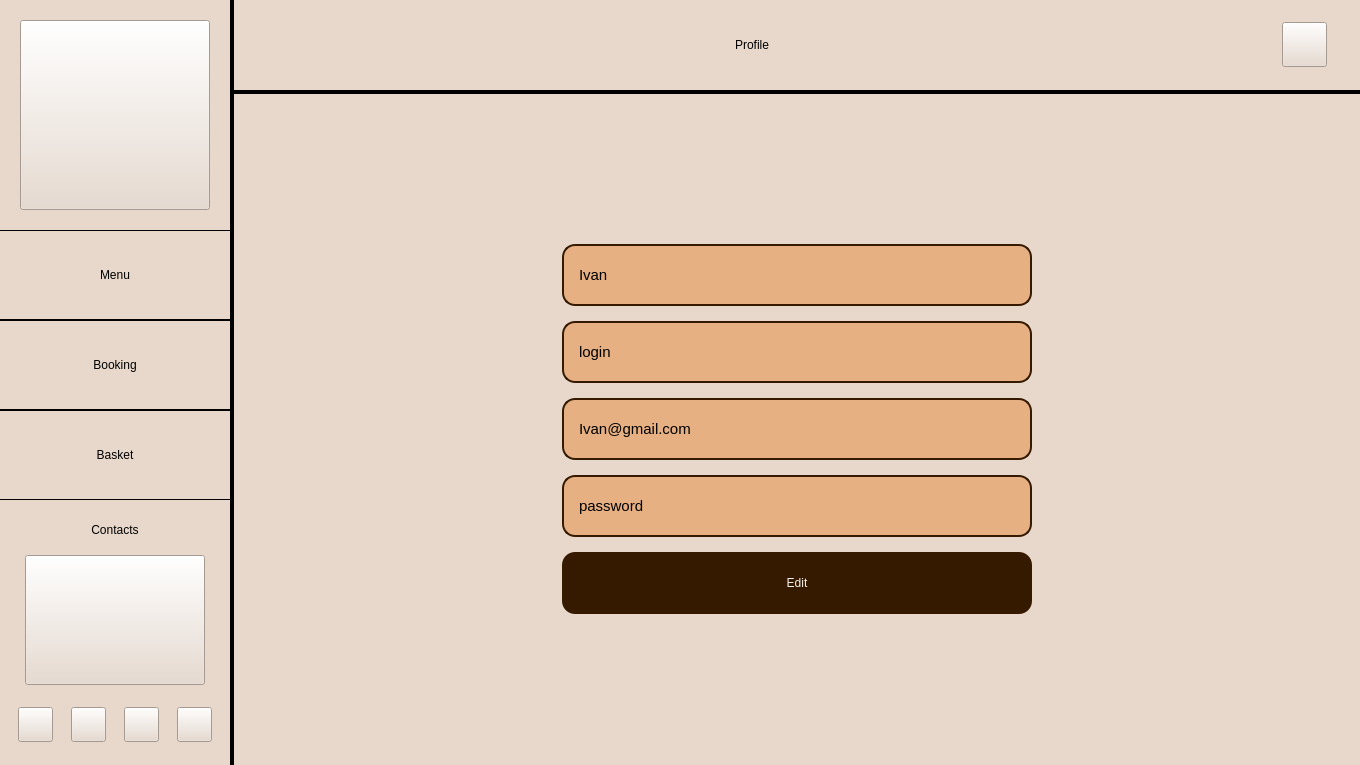
<?xml version="1.0" encoding="UTF-8"?>
<ui version="4.0">
 <class>ProfileWindow</class>
 <widget class="QMainWindow" name="ProfileWindow">
  <property name="geometry">
   <rect>
    <x>0</x>
    <y>0</y>
    <width>1360</width>
    <height>765</height>
   </rect>
  </property>
  <property name="sizePolicy">
   <sizepolicy hsizetype="Minimum" vsizetype="Preferred">
    <horstretch>0</horstretch>
    <verstretch>0</verstretch>
   </sizepolicy>
  </property>
  <property name="minimumSize">
   <size>
    <width>800</width>
    <height>445</height>
   </size>
  </property>
  <property name="maximumSize">
   <size>
    <width>15360</width>
    <height>8640</height>
   </size>
  </property>
  <property name="sizeIncrement">
   <size>
    <width>0</width>
    <height>0</height>
   </size>
  </property>
  <property name="windowTitle">
   <string>OurCafe</string>
  </property>
  <property name="styleSheet">
   <string notr="true">background-color: #E7D8CB;
color: #000000;</string>
  </property>
  <widget class="QWidget" name="Window">
   <property name="sizePolicy">
    <sizepolicy hsizetype="Fixed" vsizetype="Preferred">
     <horstretch>0</horstretch>
     <verstretch>0</verstretch>
    </sizepolicy>
   </property>
   <layout class="QHBoxLayout" name="Window_horizontalLayout">
    <property name="spacing">
     <number>0</number>
    </property>
    <property name="leftMargin">
     <number>0</number>
    </property>
    <property name="topMargin">
     <number>0</number>
    </property>
    <property name="rightMargin">
     <number>0</number>
    </property>
    <property name="bottomMargin">
     <number>0</number>
    </property>
    <item>
     <widget class="QWidget" name="Sidebar" native="true">
      <property name="enabled">
       <bool>true</bool>
      </property>
      <property name="sizePolicy">
       <sizepolicy hsizetype="Fixed" vsizetype="Preferred">
        <horstretch>230</horstretch>
        <verstretch>0</verstretch>
       </sizepolicy>
      </property>
      <property name="minimumSize">
       <size>
        <width>230</width>
        <height>0</height>
       </size>
      </property>
      <property name="maximumSize">
       <size>
        <width>230</width>
        <height>16777215</height>
       </size>
      </property>
      <property name="baseSize">
       <size>
        <width>230</width>
        <height>0</height>
       </size>
      </property>
      <property name="styleSheet">
       <string notr="true">font: 700 40px</string>
      </property>
      <layout class="QVBoxLayout" name="Sidebar_verticalLayout">
       <property name="spacing">
        <number>0</number>
       </property>
       <property name="sizeConstraint">
        <enum>QLayout::SetMinimumSize</enum>
       </property>
       <property name="leftMargin">
        <number>0</number>
       </property>
       <property name="topMargin">
        <number>20</number>
       </property>
       <property name="rightMargin">
        <number>0</number>
       </property>
       <property name="bottomMargin">
        <number>20</number>
       </property>
       <item>
        <widget class="QWidget" name="MainLogoWrapper" native="true">
         <property name="sizePolicy">
          <sizepolicy hsizetype="Fixed" vsizetype="Fixed">
           <horstretch>0</horstretch>
           <verstretch>0</verstretch>
          </sizepolicy>
         </property>
         <property name="minimumSize">
          <size>
           <width>190</width>
           <height>190</height>
          </size>
         </property>
         <property name="maximumSize">
          <size>
           <width>256</width>
           <height>256</height>
          </size>
         </property>
         <layout class="QHBoxLayout" name="MainLogoWrapper_horizontalLayout">
          <property name="spacing">
           <number>0</number>
          </property>
          <property name="sizeConstraint">
           <enum>QLayout::SetDefaultConstraint</enum>
          </property>
          <property name="leftMargin">
           <number>0</number>
          </property>
          <property name="topMargin">
           <number>0</number>
          </property>
          <property name="rightMargin">
           <number>0</number>
          </property>
          <property name="bottomMargin">
           <number>0</number>
          </property>
          <item>
           <widget class="QPushButton" name="MainLogo">
            <property name="sizePolicy">
             <sizepolicy hsizetype="Fixed" vsizetype="Fixed">
              <horstretch>0</horstretch>
              <verstretch>0</verstretch>
             </sizepolicy>
            </property>
            <property name="minimumSize">
             <size>
              <width>190</width>
              <height>190</height>
             </size>
            </property>
            <property name="maximumSize">
             <size>
              <width>190</width>
              <height>190</height>
             </size>
            </property>
            <property name="cursor">
             <cursorShape>PointingHandCursor</cursorShape>
            </property>
            <property name="styleSheet">
             <string notr="true">border-image: url(:/resources/resources/MainLogo.png) 0 stretch stretch;</string>
            </property>
            <property name="text">
             <string/>
            </property>
           </widget>
          </item>
         </layout>
        </widget>
       </item>
       <item>
        <spacer name="Sidebar_verticalSpacer_3">
         <property name="orientation">
          <enum>Qt::Vertical</enum>
         </property>
         <property name="sizeType">
          <enum>QSizePolicy::Maximum</enum>
         </property>
         <property name="sizeHint" stdset="0">
          <size>
           <width>45</width>
           <height>20</height>
          </size>
         </property>
        </spacer>
       </item>
       <item>
        <widget class="QPushButton" name="MenuButton">
         <property name="minimumSize">
          <size>
           <width>0</width>
           <height>90</height>
          </size>
         </property>
         <property name="baseSize">
          <size>
           <width>0</width>
           <height>0</height>
          </size>
         </property>
         <property name="cursor">
          <cursorShape>PointingHandCursor</cursorShape>
         </property>
         <property name="styleSheet">
          <string notr="true">QPushButton {
	
	border-top: 1px solid black;
	border-bottom: 1px solid black;
}
QPushButton:hover {
	color: #ffffff;
	background-color: #E59C59;
}</string>
         </property>
         <property name="text">
          <string>Menu</string>
         </property>
        </widget>
       </item>
       <item>
        <widget class="QPushButton" name="BookingButton">
         <property name="minimumSize">
          <size>
           <width>0</width>
           <height>90</height>
          </size>
         </property>
         <property name="baseSize">
          <size>
           <width>0</width>
           <height>0</height>
          </size>
         </property>
         <property name="cursor">
          <cursorShape>PointingHandCursor</cursorShape>
         </property>
         <property name="styleSheet">
          <string>QPushButton {
	
	border-top: 1px solid black;
	border-bottom: 1px solid black;
}
QPushButton:hover {
	color: #ffffff;
	background-color: #E59C59;
}</string>
         </property>
         <property name="text">
          <string>Booking</string>
         </property>
        </widget>
       </item>
       <item>
        <widget class="QPushButton" name="BasketButton">
         <property name="minimumSize">
          <size>
           <width>0</width>
           <height>90</height>
          </size>
         </property>
         <property name="baseSize">
          <size>
           <width>0</width>
           <height>0</height>
          </size>
         </property>
         <property name="cursor">
          <cursorShape>PointingHandCursor</cursorShape>
         </property>
         <property name="styleSheet">
          <string notr="true">QPushButton {
	
	border-top: 1px solid black;
	border-bottom: 1px solid black;
}
QPushButton:hover {
	color: #ffffff;
	background-color: #E59C59;
}</string>
         </property>
         <property name="text">
          <string>Basket</string>
         </property>
        </widget>
       </item>
       <item>
        <spacer name="Sidebar_verticalSpacer">
         <property name="orientation">
          <enum>Qt::Vertical</enum>
         </property>
         <property name="sizeType">
          <enum>QSizePolicy::Expanding</enum>
         </property>
         <property name="sizeHint" stdset="0">
          <size>
           <width>45</width>
           <height>10</height>
          </size>
         </property>
        </spacer>
       </item>
       <item>
        <widget class="QLabel" name="ContactsHeader">
         <property name="sizePolicy">
          <sizepolicy hsizetype="Preferred" vsizetype="Fixed">
           <horstretch>0</horstretch>
           <verstretch>0</verstretch>
          </sizepolicy>
         </property>
         <property name="minimumSize">
          <size>
           <width>0</width>
           <height>20</height>
          </size>
         </property>
         <property name="maximumSize">
          <size>
           <width>16777215</width>
           <height>40</height>
          </size>
         </property>
         <property name="styleSheet">
          <string notr="true">font: 700 26px;</string>
         </property>
         <property name="text">
          <string>Contacts</string>
         </property>
         <property name="alignment">
          <set>Qt::AlignCenter</set>
         </property>
         <property name="indent">
          <number>0</number>
         </property>
        </widget>
       </item>
       <item>
        <spacer name="Sidebar_verticalSpacer_4">
         <property name="orientation">
          <enum>Qt::Vertical</enum>
         </property>
         <property name="sizeType">
          <enum>QSizePolicy::Fixed</enum>
         </property>
         <property name="sizeHint" stdset="0">
          <size>
           <width>45</width>
           <height>15</height>
          </size>
         </property>
        </spacer>
       </item>
       <item>
        <widget class="QWidget" name="ContactsTextWrapper" native="true">
         <layout class="QHBoxLayout" name="ContactsTextWrapper_horizontalLayout_2">
          <property name="spacing">
           <number>0</number>
          </property>
          <property name="topMargin">
           <number>0</number>
          </property>
          <property name="bottomMargin">
           <number>0</number>
          </property>
          <item>
           <widget class="QPushButton" name="ContactsText">
            <property name="sizePolicy">
             <sizepolicy hsizetype="Fixed" vsizetype="Fixed">
              <horstretch>0</horstretch>
              <verstretch>0</verstretch>
             </sizepolicy>
            </property>
            <property name="minimumSize">
             <size>
              <width>180</width>
              <height>130</height>
             </size>
            </property>
            <property name="cursor">
             <cursorShape>PointingHandCursor</cursorShape>
            </property>
            <property name="styleSheet">
             <string notr="true">border-image: url(:/resources/resources/About_text.png) 0;</string>
            </property>
            <property name="text">
             <string/>
            </property>
           </widget>
          </item>
         </layout>
        </widget>
       </item>
       <item>
        <spacer name="Sidebar_verticalSpacer_2">
         <property name="orientation">
          <enum>Qt::Vertical</enum>
         </property>
         <property name="sizeType">
          <enum>QSizePolicy::Fixed</enum>
         </property>
         <property name="sizeHint" stdset="0">
          <size>
           <width>45</width>
           <height>20</height>
          </size>
         </property>
        </spacer>
       </item>
       <item>
        <widget class="QWidget" name="Social" native="true">
         <property name="sizePolicy">
          <sizepolicy hsizetype="Preferred" vsizetype="Fixed">
           <horstretch>0</horstretch>
           <verstretch>0</verstretch>
          </sizepolicy>
         </property>
         <layout class="QHBoxLayout" name="Social_horizontalLayout">
          <property name="spacing">
           <number>0</number>
          </property>
          <property name="leftMargin">
           <number>0</number>
          </property>
          <property name="topMargin">
           <number>2</number>
          </property>
          <property name="rightMargin">
           <number>0</number>
          </property>
          <property name="bottomMargin">
           <number>3</number>
          </property>
          <item>
           <widget class="QPushButton" name="Telegram">
            <property name="sizePolicy">
             <sizepolicy hsizetype="Maximum" vsizetype="Preferred">
              <horstretch>0</horstretch>
              <verstretch>0</verstretch>
             </sizepolicy>
            </property>
            <property name="minimumSize">
             <size>
              <width>35</width>
              <height>35</height>
             </size>
            </property>
            <property name="maximumSize">
             <size>
              <width>35</width>
              <height>35</height>
             </size>
            </property>
            <property name="cursor">
             <cursorShape>PointingHandCursor</cursorShape>
            </property>
            <property name="styleSheet">
             <string notr="true">border-image: url(:/resources/resources/Telegram.png) 0 stretch stretch;</string>
            </property>
            <property name="text">
             <string/>
            </property>
           </widget>
          </item>
          <item>
           <widget class="QPushButton" name="VK">
            <property name="sizePolicy">
             <sizepolicy hsizetype="Maximum" vsizetype="Preferred">
              <horstretch>0</horstretch>
              <verstretch>0</verstretch>
             </sizepolicy>
            </property>
            <property name="minimumSize">
             <size>
              <width>35</width>
              <height>35</height>
             </size>
            </property>
            <property name="maximumSize">
             <size>
              <width>35</width>
              <height>35</height>
             </size>
            </property>
            <property name="cursor">
             <cursorShape>PointingHandCursor</cursorShape>
            </property>
            <property name="styleSheet">
             <string notr="true">border-image: url(:/resources/resources/VK.png) 0 stretch stretch;</string>
            </property>
            <property name="text">
             <string/>
            </property>
           </widget>
          </item>
          <item>
           <widget class="QPushButton" name="Instagram">
            <property name="sizePolicy">
             <sizepolicy hsizetype="Maximum" vsizetype="Preferred">
              <horstretch>0</horstretch>
              <verstretch>0</verstretch>
             </sizepolicy>
            </property>
            <property name="minimumSize">
             <size>
              <width>35</width>
              <height>35</height>
             </size>
            </property>
            <property name="maximumSize">
             <size>
              <width>35</width>
              <height>35</height>
             </size>
            </property>
            <property name="cursor">
             <cursorShape>PointingHandCursor</cursorShape>
            </property>
            <property name="styleSheet">
             <string notr="true">border-image: url(:/resources/resources/Instagram.png) 0 stretch stretch;</string>
            </property>
            <property name="text">
             <string/>
            </property>
           </widget>
          </item>
          <item>
           <widget class="QPushButton" name="Whatsapp">
            <property name="sizePolicy">
             <sizepolicy hsizetype="Maximum" vsizetype="Preferred">
              <horstretch>0</horstretch>
              <verstretch>0</verstretch>
             </sizepolicy>
            </property>
            <property name="minimumSize">
             <size>
              <width>35</width>
              <height>35</height>
             </size>
            </property>
            <property name="maximumSize">
             <size>
              <width>35</width>
              <height>35</height>
             </size>
            </property>
            <property name="cursor">
             <cursorShape>PointingHandCursor</cursorShape>
            </property>
            <property name="styleSheet">
             <string notr="true">border-image: url(:/resources/resources/Whatsapp.png) 0 stretch stretch;</string>
            </property>
            <property name="text">
             <string/>
            </property>
           </widget>
          </item>
         </layout>
        </widget>
       </item>
      </layout>
     </widget>
    </item>
    <item>
     <widget class="Line" name="Sidebar_line">
      <property name="sizePolicy">
       <sizepolicy hsizetype="Fixed" vsizetype="Preferred">
        <horstretch>0</horstretch>
        <verstretch>0</verstretch>
       </sizepolicy>
      </property>
      <property name="minimumSize">
       <size>
        <width>4</width>
        <height>0</height>
       </size>
      </property>
      <property name="maximumSize">
       <size>
        <width>4</width>
        <height>16777215</height>
       </size>
      </property>
      <property name="frameShadow">
       <enum>QFrame::Plain</enum>
      </property>
      <property name="lineWidth">
       <number>4</number>
      </property>
      <property name="orientation">
       <enum>Qt::Vertical</enum>
      </property>
     </widget>
    </item>
    <item>
     <widget class="QWidget" name="Content" native="true">
      <layout class="QVBoxLayout" name="Content_verticalLayout">
       <property name="spacing">
        <number>0</number>
       </property>
       <property name="leftMargin">
        <number>0</number>
       </property>
       <property name="topMargin">
        <number>0</number>
       </property>
       <property name="rightMargin">
        <number>0</number>
       </property>
       <property name="bottomMargin">
        <number>0</number>
       </property>
       <item>
        <widget class="QWidget" name="Header" native="true">
         <property name="sizePolicy">
          <sizepolicy hsizetype="Preferred" vsizetype="Fixed">
           <horstretch>0</horstretch>
           <verstretch>0</verstretch>
          </sizepolicy>
         </property>
         <property name="minimumSize">
          <size>
           <width>0</width>
           <height>90</height>
          </size>
         </property>
         <property name="maximumSize">
          <size>
           <width>16777215</width>
           <height>90</height>
          </size>
         </property>
         <property name="styleSheet">
          <string notr="true">font: 700 45px;</string>
         </property>
         <layout class="QHBoxLayout" name="Header_horizontalLayout">
          <property name="spacing">
           <number>0</number>
          </property>
          <property name="leftMargin">
           <number>0</number>
          </property>
          <property name="topMargin">
           <number>0</number>
          </property>
          <property name="rightMargin">
           <number>0</number>
          </property>
          <property name="bottomMargin">
           <number>0</number>
          </property>
          <item>
           <widget class="QLabel" name="Heading">
            <property name="sizePolicy">
             <sizepolicy hsizetype="Preferred" vsizetype="Preferred">
              <horstretch>0</horstretch>
              <verstretch>0</verstretch>
             </sizepolicy>
            </property>
            <property name="text">
             <string>Profile</string>
            </property>
            <property name="alignment">
             <set>Qt::AlignCenter</set>
            </property>
            <property name="indent">
             <number>0</number>
            </property>
           </widget>
          </item>
          <item>
           <widget class="QWidget" name="CartAccountBlock" native="true">
            <property name="sizePolicy">
             <sizepolicy hsizetype="Maximum" vsizetype="Preferred">
              <horstretch>0</horstretch>
              <verstretch>0</verstretch>
             </sizepolicy>
            </property>
            <property name="minimumSize">
             <size>
              <width>70</width>
              <height>0</height>
             </size>
            </property>
            <property name="maximumSize">
             <size>
              <width>70</width>
              <height>16777215</height>
             </size>
            </property>
            <layout class="QHBoxLayout" name="CartAccountBlock_horizontalLayout">
             <property name="spacing">
              <number>15</number>
             </property>
             <property name="leftMargin">
              <number>0</number>
             </property>
             <property name="topMargin">
              <number>0</number>
             </property>
             <property name="rightMargin">
              <number>0</number>
             </property>
             <property name="bottomMargin">
              <number>0</number>
             </property>
             <item>
              <widget class="QPushButton" name="AccountButton">
               <property name="sizePolicy">
                <sizepolicy hsizetype="Maximum" vsizetype="Maximum">
                 <horstretch>0</horstretch>
                 <verstretch>0</verstretch>
                </sizepolicy>
               </property>
               <property name="minimumSize">
                <size>
                 <width>45</width>
                 <height>45</height>
                </size>
               </property>
               <property name="maximumSize">
                <size>
                 <width>45</width>
                 <height>45</height>
                </size>
               </property>
               <property name="cursor">
                <cursorShape>PointingHandCursor</cursorShape>
               </property>
               <property name="styleSheet">
                <string notr="true">border-image: url(:/resources/resources/Account_profile.png) 0 stretch stretch;
</string>
               </property>
               <property name="text">
                <string/>
               </property>
              </widget>
             </item>
            </layout>
           </widget>
          </item>
          <item>
           <spacer name="horizontalSpacer">
            <property name="orientation">
             <enum>Qt::Horizontal</enum>
            </property>
            <property name="sizeType">
             <enum>QSizePolicy::Fixed</enum>
            </property>
            <property name="sizeHint" stdset="0">
             <size>
              <width>20</width>
              <height>20</height>
             </size>
            </property>
           </spacer>
          </item>
         </layout>
        </widget>
       </item>
       <item>
        <widget class="Line" name="Header_line">
         <property name="sizePolicy">
          <sizepolicy hsizetype="Minimum" vsizetype="Fixed">
           <horstretch>0</horstretch>
           <verstretch>0</verstretch>
          </sizepolicy>
         </property>
         <property name="minimumSize">
          <size>
           <width>0</width>
           <height>4</height>
          </size>
         </property>
         <property name="maximumSize">
          <size>
           <width>16777215</width>
           <height>4</height>
          </size>
         </property>
         <property name="frameShadow">
          <enum>QFrame::Plain</enum>
         </property>
         <property name="lineWidth">
          <number>4</number>
         </property>
         <property name="orientation">
          <enum>Qt::Horizontal</enum>
         </property>
        </widget>
       </item>
       <item>
        <widget class="QWidget" name="PageContent" native="true">
         <property name="sizePolicy">
          <sizepolicy hsizetype="Preferred" vsizetype="Preferred">
           <horstretch>0</horstretch>
           <verstretch>0</verstretch>
          </sizepolicy>
         </property>
         <property name="styleSheet">
          <string notr="true"/>
         </property>
         <layout class="QVBoxLayout" name="verticalLayout_2">
          <item>
           <widget class="QWidget" name="content" native="true">
            <property name="sizePolicy">
             <sizepolicy hsizetype="Preferred" vsizetype="Preferred">
              <horstretch>0</horstretch>
              <verstretch>0</verstretch>
             </sizepolicy>
            </property>
            <property name="styleSheet">
             <string notr="true"/>
            </property>
            <layout class="QVBoxLayout" name="verticalLayout">
             <item>
              <layout class="QVBoxLayout" name="layoutforcontent">
               <item>
                <widget class="QWidget" name="widget" native="true">
                 <property name="sizePolicy">
                  <sizepolicy hsizetype="Expanding" vsizetype="Expanding">
                   <horstretch>100</horstretch>
                   <verstretch>105</verstretch>
                  </sizepolicy>
                 </property>
                 <layout class="QHBoxLayout" name="horizontalLayout_3">
                  <item>
                   <spacer name="horizontalSpacer_1">
                    <property name="orientation">
                     <enum>Qt::Horizontal</enum>
                    </property>
                    <property name="sizeHint" stdset="0">
                     <size>
                      <width>40</width>
                      <height>20</height>
                     </size>
                    </property>
                   </spacer>
                  </item>
                  <item>
                   <widget class="QWidget" name="form" native="true">
                    <property name="sizePolicy">
                     <sizepolicy hsizetype="Fixed" vsizetype="Fixed">
                      <horstretch>100</horstretch>
                      <verstretch>100</verstretch>
                     </sizepolicy>
                    </property>
                    <property name="minimumSize">
                     <size>
                      <width>500</width>
                      <height>400</height>
                     </size>
                    </property>
                    <property name="styleSheet">
                     <string notr="true">border-top-left-radius: 13px;
border-top-right-radius: 13px;
border-bottom-left-radius: 13px;
border-bottom-right-radius: 13px;</string>
                    </property>
                    <layout class="QHBoxLayout" name="horizontalLayout_4" stretch="0">
                     <property name="spacing">
                      <number>22</number>
                     </property>
                     <property name="leftMargin">
                      <number>15</number>
                     </property>
                     <property name="topMargin">
                      <number>15</number>
                     </property>
                     <property name="rightMargin">
                      <number>15</number>
                     </property>
                     <property name="bottomMargin">
                      <number>15</number>
                     </property>
                     <item>
                      <layout class="QVBoxLayout" name="verticalLayout_5" stretch="0,0,0,0,0">
                       <property name="spacing">
                        <number>15</number>
                       </property>
                       <item>
                        <widget class="QLineEdit" name="name">
                         <property name="sizePolicy">
                          <sizepolicy hsizetype="Expanding" vsizetype="Expanding">
                           <horstretch>0</horstretch>
                           <verstretch>0</verstretch>
                          </sizepolicy>
                         </property>
                         <property name="styleSheet">
                          <string notr="true">font: 15px;
color: #000000;
border-style : Solid;
border-color : #351A00;
border-width : 2px;
background-color: #e6b083;
border-radius: 13px;
padding: 0 13px;</string>
                         </property>
                         <property name="text">
                          <string>Ivan</string>
                         </property>
                         <property name="placeholderText">
                          <string>What is your name?</string>
                         </property>
                        </widget>
                       </item>
                       <item>
                        <widget class="QLineEdit" name="login">
                         <property name="sizePolicy">
                          <sizepolicy hsizetype="Expanding" vsizetype="Expanding">
                           <horstretch>0</horstretch>
                           <verstretch>0</verstretch>
                          </sizepolicy>
                         </property>
                         <property name="styleSheet">
                          <string notr="true">font: 15px;
color: #000000;
border-style : Solid;
border-color : #351A00;
border-width : 2px;
background-color: #e6b083;
border-radius: 13px;
padding: 0 13px;</string>
                         </property>
                         <property name="text">
                          <string>login</string>
                         </property>
                         <property name="placeholderText">
                          <string>+7(___)___ ___ ___</string>
                         </property>
                        </widget>
                       </item>
                       <item>
                        <widget class="QLineEdit" name="email">
                         <property name="sizePolicy">
                          <sizepolicy hsizetype="Expanding" vsizetype="Expanding">
                           <horstretch>0</horstretch>
                           <verstretch>0</verstretch>
                          </sizepolicy>
                         </property>
                         <property name="minimumSize">
                          <size>
                           <width>20</width>
                           <height>0</height>
                          </size>
                         </property>
                         <property name="styleSheet">
                          <string notr="true">font: 15px;
color: #000000;
border-style : Solid;
border-color : #351A00;
border-width : 2px;
background-color: #e6b083;
border-radius: 13px;
padding: 0 13px;</string>
                         </property>
                         <property name="text">
                          <string>Ivan@gmail.com</string>
                         </property>
                         <property name="placeholderText">
                          <string>Specify the number of people</string>
                         </property>
                        </widget>
                       </item>
                       <item>
                        <widget class="QLineEdit" name="password">
                         <property name="sizePolicy">
                          <sizepolicy hsizetype="Expanding" vsizetype="Expanding">
                           <horstretch>0</horstretch>
                           <verstretch>0</verstretch>
                          </sizepolicy>
                         </property>
                         <property name="styleSheet">
                          <string notr="true">font: 15px;
color: #000000;
border-style : Solid;
border-color : #351A00;
border-width : 2px;
background-color: #e6b083;
border-radius: 13px;
padding: 0 13px;</string>
                         </property>
                         <property name="text">
                          <string>password</string>
                         </property>
                        </widget>
                       </item>
                       <item>
                        <widget class="QPushButton" name="edit_button">
                         <property name="sizePolicy">
                          <sizepolicy hsizetype="Expanding" vsizetype="Expanding">
                           <horstretch>0</horstretch>
                           <verstretch>0</verstretch>
                          </sizepolicy>
                         </property>
                         <property name="cursor">
                          <cursorShape>PointingHandCursor</cursorShape>
                         </property>
                         <property name="styleSheet">
                          <string notr="true">font: 700 18px;
color: #F5F0EB;

background-color: #351A00;
border-radius: 13px;</string>
                         </property>
                         <property name="text">
                          <string>Edit</string>
                         </property>
                        </widget>
                       </item>
                      </layout>
                     </item>
                    </layout>
                   </widget>
                  </item>
                  <item>
                   <spacer name="horizontalSpacer_2">
                    <property name="orientation">
                     <enum>Qt::Horizontal</enum>
                    </property>
                    <property name="sizeHint" stdset="0">
                     <size>
                      <width>40</width>
                      <height>20</height>
                     </size>
                    </property>
                   </spacer>
                  </item>
                 </layout>
                </widget>
               </item>
              </layout>
             </item>
            </layout>
           </widget>
          </item>
         </layout>
        </widget>
       </item>
      </layout>
     </widget>
    </item>
   </layout>
  </widget>
 </widget>
 <resources/>
 <connections/>
</ui>
